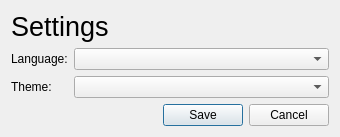
<?xml version="1.0" encoding="UTF-8"?>
<ui version="4.0">
 <class>SettingsDialog</class>
 <widget class="QDialog" name="SettingsDialog">
  <property name="geometry">
   <rect>
    <x>0</x>
    <y>0</y>
    <width>340</width>
    <height>164</height>
   </rect>
  </property>
  <property name="maximumSize">
   <size>
    <width>16777215</width>
    <height>0</height>
   </size>
  </property>
  <property name="windowTitle">
   <string>Settings</string>
  </property>
  <layout class="QVBoxLayout" stretch="0,0,0,0">
   <item>
    <widget class="QLabel" name="labelTitle">
     <property name="font">
      <font>
       <pointsize>20</pointsize>
      </font>
     </property>
     <property name="text">
      <string>Settings</string>
     </property>
    </widget>
   </item>
   <item>
    <layout class="QVBoxLayout" name="verticalLayout">
     <item>
      <layout class="QFormLayout">
       <item row="0" column="0">
        <widget class="QLabel" name="labelLanguage">
         <property name="text">
          <string>Language:</string>
         </property>
         <property name="buddy">
          <cstring>comboBoxLanguage</cstring>
         </property>
        </widget>
       </item>
       <item row="0" column="1">
        <widget class="QComboBox" name="comboBoxLanguage"/>
       </item>
       <item row="1" column="0">
        <widget class="QLabel" name="labelTheme">
         <property name="text">
          <string>Theme:</string>
         </property>
         <property name="buddy">
          <cstring>comboBoxTheme</cstring>
         </property>
        </widget>
       </item>
       <item row="1" column="1">
        <widget class="QComboBox" name="comboBoxTheme"/>
       </item>
      </layout>
     </item>
    </layout>
   </item>
   <item>
    <spacer name="verticalSpacer">
     <property name="orientation">
      <enum>Qt::Vertical</enum>
     </property>
     <property name="sizeHint" stdset="0">
      <size>
       <width>20</width>
       <height>40</height>
      </size>
     </property>
    </spacer>
   </item>
   <item>
    <widget class="QDialogButtonBox" name="buttonBox">
     <property name="orientation">
      <enum>Qt::Horizontal</enum>
     </property>
     <property name="standardButtons">
      <set>QDialogButtonBox::Cancel|QDialogButtonBox::Save</set>
     </property>
    </widget>
   </item>
  </layout>
 </widget>
 <resources/>
 <connections>
  <connection>
   <sender>buttonBox</sender>
   <signal>rejected()</signal>
   <receiver>SettingsDialog</receiver>
   <slot>reject()</slot>
   <hints>
    <hint type="sourcelabel">
     <x>316</x>
     <y>260</y>
    </hint>
    <hint type="destinationlabel">
     <x>286</x>
     <y>274</y>
    </hint>
   </hints>
  </connection>
 </connections>
</ui>
